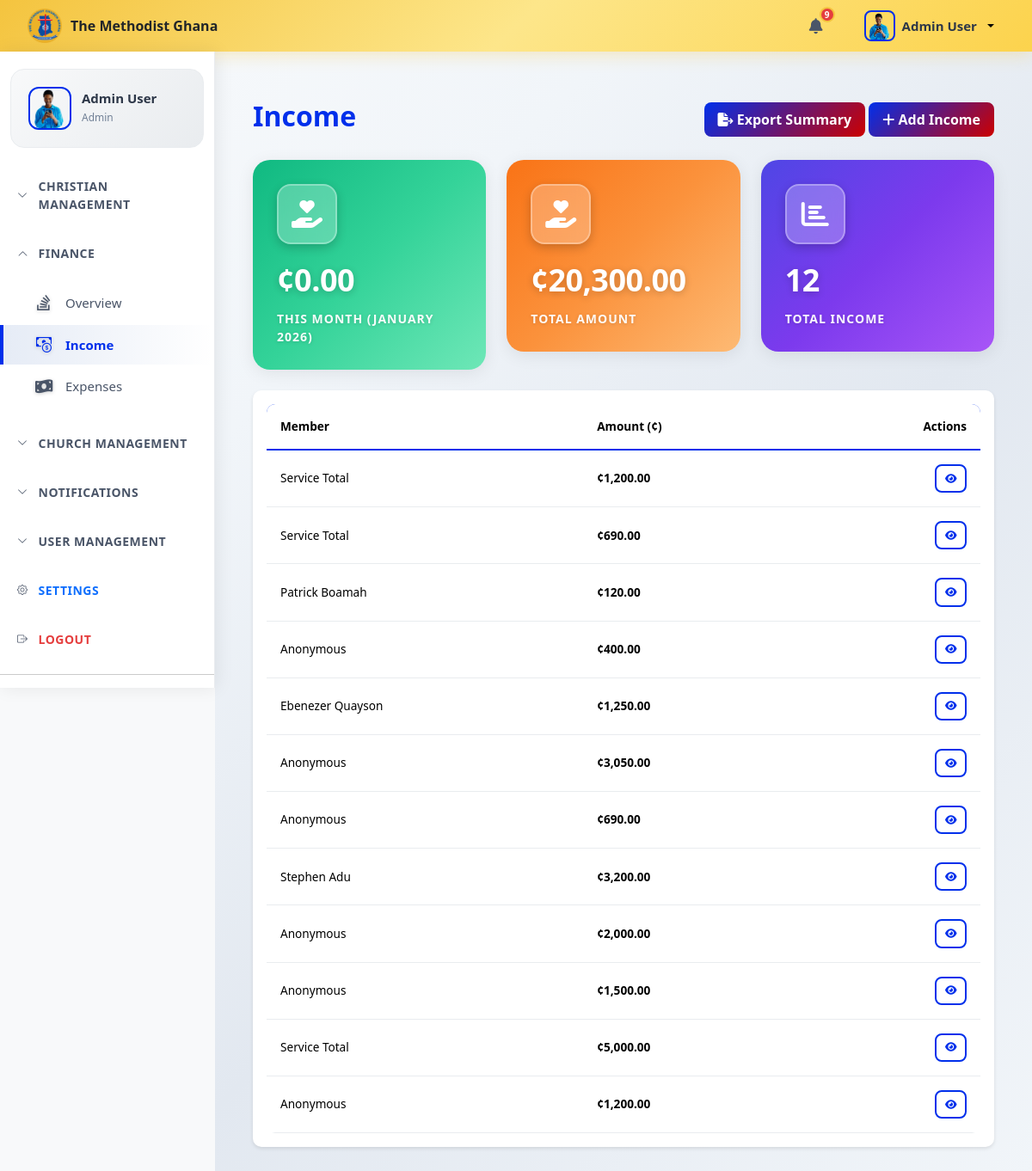
Page /app/views/donations.php (signed in) on the earlier database version.
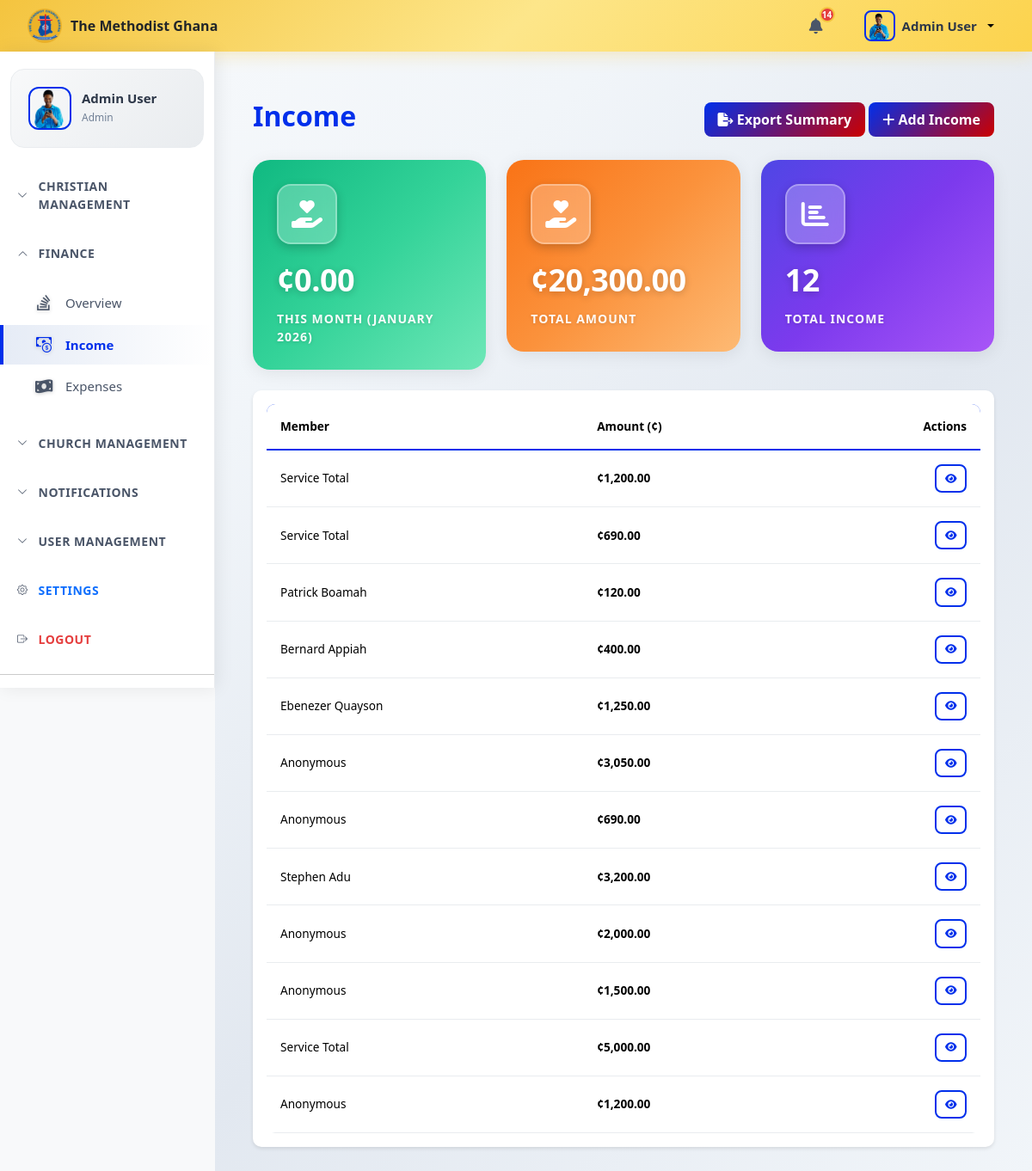
Same page on the later database version.
### tables this page shows
CREATE TABLE `settings` (
  `id` int(11) NOT NULL,
  `setting_key` varchar(100) NOT NULL,
  `setting_value` longtext DEFAULT NULL,
  `description` text DEFAULT NULL,
  `created_at` timestamp NOT NULL DEFAULT current_timestamp(),
  `updated_at` timestamp NOT NULL DEFAULT current_timestamp() ON UPDATE current_timestamp()
);

CREATE TABLE `users` (
  `id` int(11) NOT NULL,
  `email` varchar(255) NOT NULL,
  `password` varchar(255) NOT NULL,
  `first_name` varchar(100) NOT NULL,
  `last_name` varchar(100) NOT NULL,
  `role_id` int(11) NOT NULL,
  `phone` varchar(20) DEFAULT NULL,
  `profile_photo` varchar(255) DEFAULT NULL,
  `is_active` tinyint(1) DEFAULT 1,
  `created_at` timestamp NOT NULL DEFAULT current_timestamp(),
  `updated_at` timestamp NOT NULL DEFAULT current_timestamp() ON UPDATE current_timestamp()
);

CREATE TABLE `donations` (
  `id` int(11) NOT NULL,
  `member_id` int(11) DEFAULT NULL,
  `amount` decimal(10,2) NOT NULL,
  `donation_type` varchar(100) DEFAULT NULL,
  `donation_date` date NOT NULL,
  `notes` text DEFAULT NULL,
  `created_at` timestamp NOT NULL DEFAULT current_timestamp(),
  `income_source` enum('member','anonymous','service_total') NOT NULL DEFAULT 'member'
);

CREATE TABLE `members` (
  `id` int(11) NOT NULL,
  `user_id` int(11) DEFAULT NULL,
  `first_name` varchar(100) NOT NULL,
  `last_name` varchar(100) NOT NULL,
  `email` varchar(255) DEFAULT NULL,
  `phone` varchar(20) DEFAULT NULL,
  `date_of_birth` date DEFAULT NULL,
  `gender` enum('Male','Female') DEFAULT NULL,
  `join_date` date DEFAULT NULL,
  `status` enum('active','inactive','transferred','deceased') NOT NULL DEFAULT 'active',
  `address` varchar(255) DEFAULT NULL,
  `city` varchar(100) DEFAULT NULL,
  `area` varchar(150) DEFAULT NULL,
  `landmark` varchar(255) DEFAULT NULL,
  `gps` varchar(20) DEFAULT NULL,
  `region` varchar(100) DEFAULT NULL,
  `emergency_contact_name` varchar(100) DEFAULT NULL,
  `emergency_phone` varchar(20) DEFAULT NULL,
  `member_img` varchar(255) DEFAULT NULL,
  `created_at` timestamp NOT NULL DEFAULT current_timestamp(),
  `updated_at` timestamp NOT NULL DEFAULT current_timestamp() ON UPDATE current_timestamp()
);

### config/database.php (called while the page is built, shortened)
<?php
class Database {
    private $host = 'localhost';
    private $db_name = 'church_management_system';
    private $user = 'root';
    private $password = '';
    private $pdo;
    private static $instance = null;
    public static function getInstance() {
        if (self::$instance === null) {
            self::$instance = new self();
        }
        return self::$instance;
    }
    public function connect() {
        try {
            $dsn = 'mysql:host=' . $this->host . ';dbname=' . $this->db_name;
            $this->pdo = new PDO($dsn, $this->user, $this->password);
            $this->pdo->setAttribute(PDO::ATTR_ERRMODE, PDO::ERRMODE_EXCEPTION);
            $this->pdo->setAttribute(PDO::ATTR_DEFAULT_FETCH_MODE, PDO::FETCH_ASSOC);
        } catch (PDOException $e) {
            die('Connection Error: ' . $e->getMessage());
        }
    }
    public function getConnection() {
        return $this->pdo;
    }
    public function query($sql, $params = []) {
        try {
            $stmt = $this->pdo->prepare($sql);
            $stmt->execute($params);
            return $stmt;
        } catch (PDOException $e) {
            die('Query Error: ' . $e->getMessage());
        }
    }
    public function fetchAll($sql, $params = []) {
        return $this->query($sql, $params)->fetchAll();
    }
}
?>

### app/models/Donation.php (called while the page is built, shortened)
<?php
class Donation {
    private $db;
    private $table = 'donations';
    public function __construct() {
        $this->db = Database::getInstance()->getConnection();
    }
    public function getAll() {
        $sql = "SELECT d.*, m.first_name, m.last_name FROM {$this->table} d
                LEFT JOIN members m ON d.member_id = m.id
                ORDER BY d.donation_date DESC";
        $stmt = $this->db->prepare($sql);
        $stmt->execute();
        return $stmt->fetchAll(PDO::FETCH_ASSOC);
    }
}
?>

### app/views/donations.php (the view, shortened to what the rows shown need)
<?php
require_once __DIR__ . '/../../config/database.php';
require_once __DIR__ . '/../models/Donation.php';
$donation = new Donation();
$donations = $donation->getAll();
?>
<?php include 'header.php'; ?>
<div class="main-content">
    <?php include 'sidebar.php'; ?>
    <div class="container-fluid mt-4">
        <div class="d-flex justify-content-between align-items-center mb-4">
            <h2 class="fw-bold" style="color: var(--primary-color);">Income</h2>
        </div>
        <div class="card">
            <div class="card-body">
                <div class="table-responsive">
                    <table class="table table-hover table-mobile-friendly">
                        <thead style="background-color: var(--primary-color); color: white;">
                            <tr>
                                <th class="col-essential">Member</th>
                                <th class="col-essential">Amount (¢)</th>
                                <th class="col-essential text-end">Actions</th>
                            </tr>
                        </thead>
                        <tbody>
                            <?php foreach ($donations as $d): ?>
                                <tr>
                                    <td class="col-essential"><?php
                                    if($d['income_source'] === 'service_total'){
                                        echo 'Service Total';
                                    } elseif ($d['income_source'] === 'member' && !empty($d['first_name'])) {
                                        echo htmlspecialchars($d['first_name'] . ' ' . $d['last_name']);
                                    } else {
                                        echo 'Anonymous';
                                    }
 ?></td>
     <td class="col-essential"><strong>¢<?php echo number_format($d['amount'], 2); ?></strong></td>
     <td class="col-essential text-end">
    <button class="btn btn-sm btn-outline-primary viewDonationBtn" data-donation-id="<?= $d['id']; ?>"
    data-member-id="<?= $d['member_id'] ?? '' ?>"
   data-member="<?php
    if ($d['income_source'] === 'service_total') echo 'Service Total';
    elseif ($d['income_source'] === 'member' && $d['first_name'])
        echo $d['first_name'] . ' ' . $d['last_name'];
    else echo 'Anonymous';
?>"
data-source="<?= $d['income_source']; ?>"
    data-amount="<?= $d['amount']; ?>"
    data-type="<?= $d['donation_type']; ?>"
    data-date="<?= $d['donation_date']; ?>"
    data-notes="<?= htmlspecialchars($d['notes']); ?>"
    data-bs-target="#donationDetails"
    data-bs-toggle="modal">
    <i class="fas fa-eye"></i>
</button>
                                        </td>
                                </tr>
                            <?php endforeach; ?>
                        </tbody>
                    </table>
                </div>
            </div>
        </div>
    </div>
</div>
</body>
</html>

### app/views/navbar.php (shortened to what the rows shown need)
<?php
require_once __DIR__ . '/../../config/database.php';
?>
    <nav class="top-navbar">
        <div class="top-nav-left">
            <div class="d-none d-md-flex align-items-center">
                <img src="<?php echo BASE_URL;?>/assets/images/methodist-logo.png" alt="Logo" style="height: 40px; margin-right: 10px;">
                <span class="fw-bold text-dark"><?php echo htmlspecialchars($church_name); ?></span>
            </div>
        </div>
        <div class="top-nav-right">
            <div class="dropdown user-dropdown ms-2">
                <button class="user-profile-btn dropdown-toggle" data-bs-toggle="dropdown">
                    <img src="<?php echo BASE_URL; echo '/'; echo htmlspecialchars($user['profile_photo'] ?? '/assets/images/avatar-placeholder.png'); ?>" alt="User" class="user-thumbnail">
                    <span class="d-none d-md-inline user-name-top"><?php echo htmlspecialchars($user['first_name'] . ' ' . $user['last_name']); ?></span>
                </button>
            </div>
        </div>
    </nav>
</body>
</html>

### app/views/sidebar.php (shortened to what the rows shown need)
<?php
include_once __DIR__ . '/../../config/database.php';
$pdo = Database::getInstance()->getConnection();
$userId = $_SESSION['user_id'] ?? null;
$user = null;
if($userId) {
    $stmt = $pdo->prepare("SELECT first_name, last_name, profile_photo FROM users WHERE id = :id");
    $stmt->execute([':id' => $userId]);
    $user = $stmt->fetch(PDO::FETCH_ASSOC);
}
?>
<nav class="sidebar sidebar-menu-groups" id="sidebar">
    <div class="sidebar-user-card">
        <div class="user-avatar">
            <img src="<?php echo BASE_URL; echo '/'; echo htmlspecialchars($user['profile_photo'] ?? '/assets/images/avatar-placeholder.png'); ?>" alt="User">
        </div>
        <div class="user-info">
            <h6><?php echo htmlspecialchars($user['first_name'] . ' ' . $user['last_name']); ?></h6>
            <span class="user-role"><?php echo htmlspecialchars($_SESSION['user_role']); ?></span>
        </div>
    </div>
</nav>

Differences in the rows shown:
changed donations: member.last_name (not shown) → "Bernard Appiah"; no longer shows "Anonymous"
Other differences:
$unread_count['unread_count']: "9" → "14"
